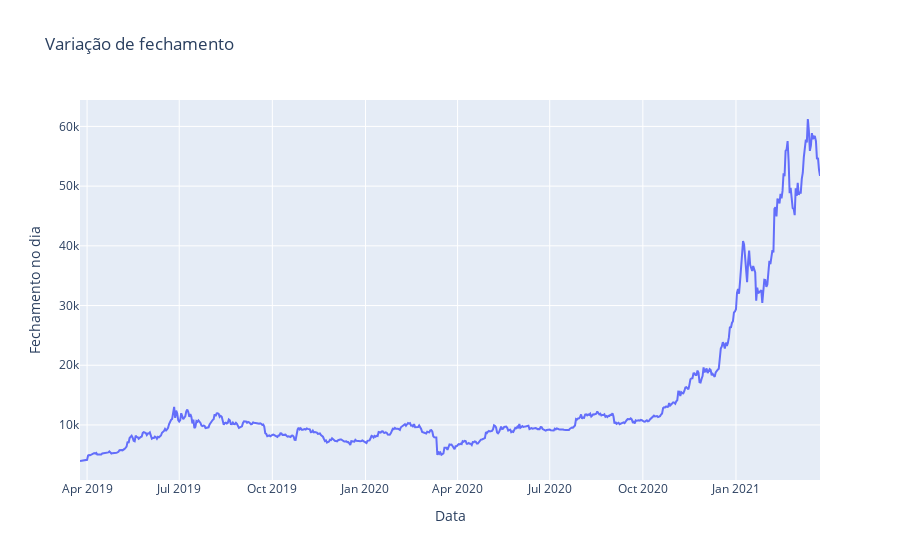

Notebook code for this chart:
### Code cell
px.line(df1, y='Close', x='Date', labels={'Close': 'Fechamento no dia', 'Date': 'Data'}, title='Variação de fechamento')

### Figure 1 — Plotly figure (JSON) as saved in the notebook; plotly's stock layout.template omitted (floating-point values rounded to 4 significant figures; data arrays with more than 128 entries replaced by an {"elided": "..."} marker saying what was removed)
{"data": [{"hovertemplate": "Data=%{x}<br>Fechamento no dia=%{y}<extra></extra>", "legendgroup": "", "line": {"color": "#636efa", "dash": "solid"}, "marker": {"symbol": "circle"}, "mode": "lines", "name": "", "orientation": "v", "showlegend": false, "type": "scatter", "x": {"elided": "732 str values"}, "xaxis": "x", "y": {"elided": "732 float values"}, "yaxis": "y"}], "layout": {"legend": {"tracegroupgap": 0}, "title": {"text": "Variação de fechamento"}, "xaxis": {"anchor": "y", "domain": [0, 1], "title": {"text": "Data"}}, "yaxis": {"anchor": "x", "domain": [0, 1], "title": {"text": "Fechamento no dia"}}}}
